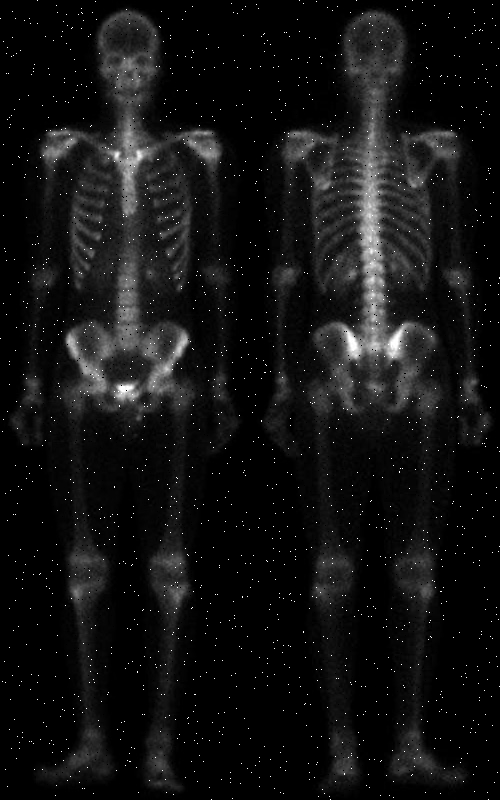
#> input picture HW2_98126079/codes/question 4/bone-scan.png, 500 x 800 px
$ python HW2_q4_Zallaghi_98126079.py
#> lines starting #> are read from the running program, lines starting #| are printed output that depends on the picture
# DIP Course - fall 2020 - HW: 2
# Student: M. J. Zallaghi    -    ID: 98126079


# Question: 4 code


# using numpy for working with arrays
import numpy as np
# using openCv module
import cv2
# using matplotlib for multiple image show in 1 fig
import matplotlib.pyplot as plt

# a)

# difining function for convolving a mask on an image
def maskConvoler(img,mask):
  # making image ready for operation
  img_copy = img.copy()
  img_convolved = np.zeros_like(img)
  # padding source image with 1 pixel in all borders
  img_copy = cv2.copyMakeBorder(img_copy, 1, 1, 1, 1, cv2.BORDER_REFLECT)
  # applying mask
  if type(mask)==np.ndarray:
    if mask.shape == (3,3):
      for i in range(img_convolved.shape[0]):
        for j in range(img_convolved.shape[1]):
          val = np.multiply(img_copy[i:i+3,j:j+3],mask).sum()
          if val>=0 and val<=255:
            img_convolved[i,j] = val
          elif val<0:
            img_convolved[i,j] = 0
          else:
            img_convolved[i,j] = 255

      return img_convolved
    else:
      return False
  elif type(mask)==str:
    if mask=='median':
      for i in range(img_convolved.shape[0]):
        for j in range(img_convolved.shape[1]):
          unsorted_array = img_copy[i:i+3,j:j+3]
          sorted_array = np.sort(unsorted_array, axis=None)
          img_convolved[i,j] = sorted_array[5]
      return img_convolved
    else:
      return False

# b)

# reading image in gray mode (it is actually gray...)
img = cv2.cvtColor(cv2.imread('bone-scan.png'), cv2.COLOR_BGR2GRAY)
#> img: shape (800, 500); min 0, max 255, mean 18.3

# image under median mask
img_med_masked = maskConvoler(img, mask='median')
#> in maskConvoler, `img_copy = cv2.copyMakeBorder(img_copy, 1, 1, 1, 1, cv2.BORDER_REFLECT)`:
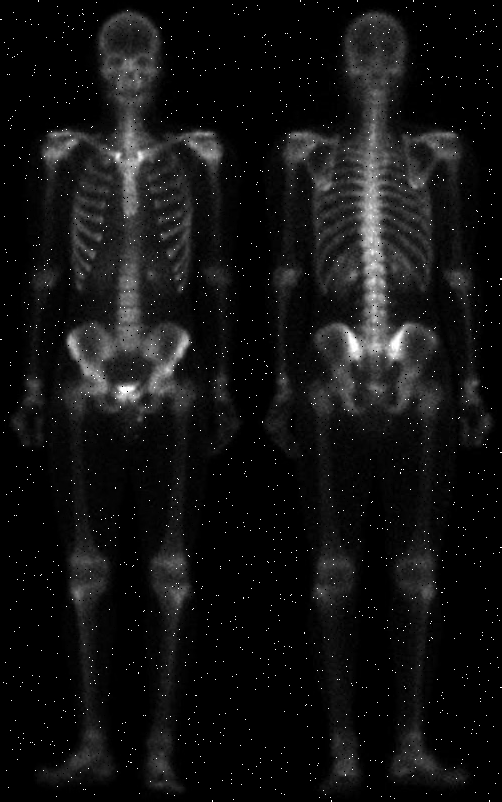
#> img_copy: shape (802, 502); min 0, max 255, mean 18.2
#> after the loop in maskConvoler, `for i in range(img_convolved.shape[0]):`:
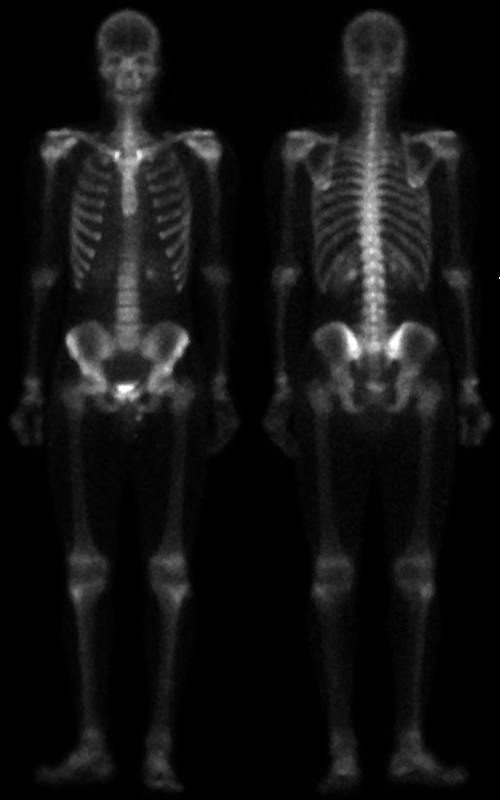
#> img_convolved: shape (800, 500); min 0, max 255, mean 17.9

# showing image and its median masked type
fig0 = plt.figure('bone image and its median masked type')
fig0.add_subplot(1,2,1)
plt.imshow(img, cmap='gray')
plt.title('bone image')
fig0.add_subplot(1,2,2)
plt.imshow(img_med_masked, cmap='gray')
plt.title('bone image under median mask')
plt.show()
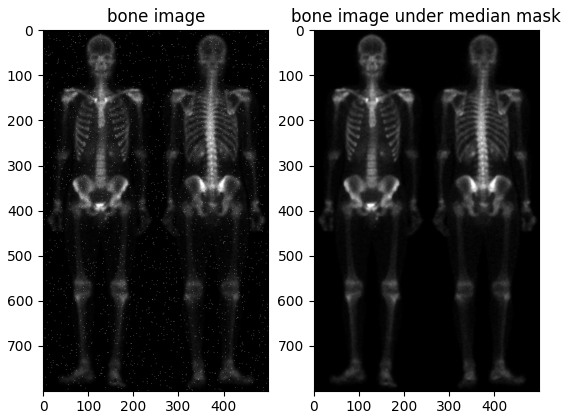
#> figure drawn by matplotlib, 2 panels

# c)

# image under simple mean mask
img_mean_masked = maskConvoler(img, mask=(1/9)*np.ones((3,3)))

# showing image mean-meidan masked type
fig0 = plt.figure('comparison of median and simple mean mask')
fig0.add_subplot(1,2,1)
plt.imshow(img_med_masked, cmap='gray')
plt.title('bone image under median mask')
fig0.add_subplot(1,2,2)
plt.imshow(img_mean_masked, cmap='gray')
plt.title('bone image under simple mean mask')
plt.show()
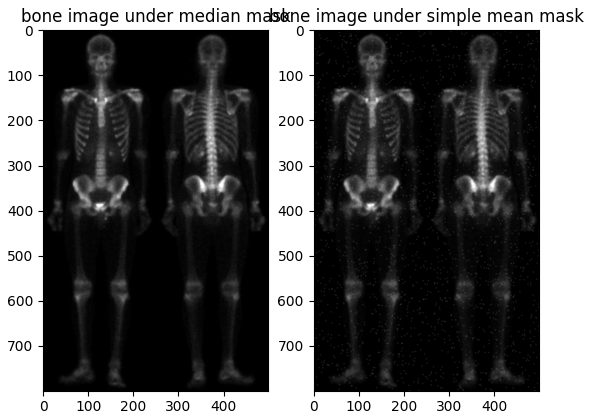
#> figure drawn by matplotlib, 2 panels

# d)

# image under simple mean mask
img_lapla_masked = maskConvoler(img, mask=np.array([[0,1,0],[1,-4,1],[0,1,0]]))
#> after the loop in maskConvoler (call 3), `for i in range(img_convolved.shape[0]):`:
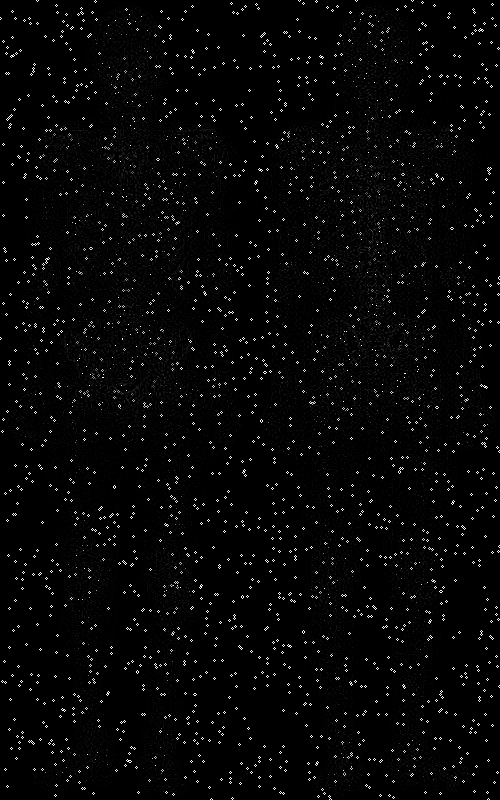
#> img_convolved: shape (800, 500); min 0, max 255, mean 6.6
img_up = img + img_lapla_masked
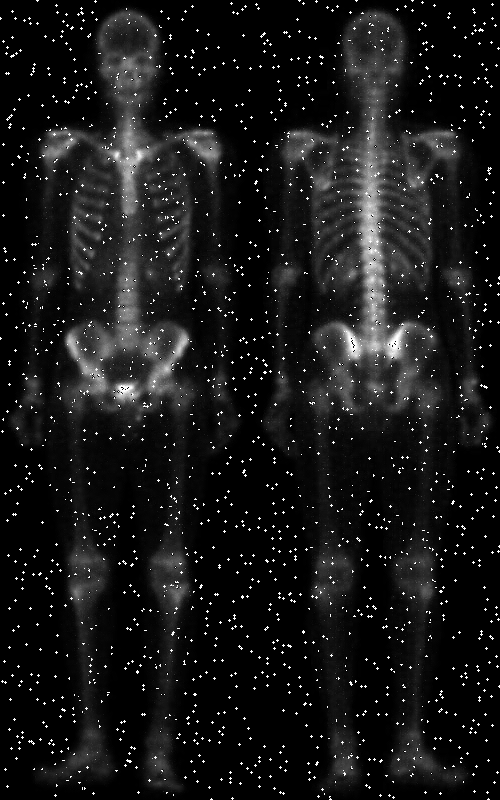
#> img_up: shape (800, 500); min 0, max 255, mean 23.6
# same laplacian using cv2 function
laplaciancv = cv2.filter2D(img, -1, kernel = np.array([[0,1,0],[1,-4,1],[0,1,0]]), borderType = cv2.BORDER_REFLECT)

# showing bone image and its laplacian masked type
fig0 = plt.figure('bone image under laplacian mask')
fig0.add_subplot(1,3,1)
plt.imshow(img, cmap='gray')
plt.title('bone image')
fig0.add_subplot(1,3,2)
plt.imshow(img_lapla_masked, cmap='gray')
plt.title('filter valuse on image')
fig0.add_subplot(1,3,3)
plt.imshow(img_up, cmap='gray')
plt.title('bone image under laplacian mask')
plt.show()

print('Checking defined function for convolving laplacian masks:\n')
print(np.all(laplaciancv==img_lapla_masked))
#| True


# e)
from matplotlib.widgets import Slider, Button, RadioButtons

fig, ax = plt.subplots()
plt.subplots_adjust(left=0.25, bottom=0.25)
c0 = 0
src0 = img + c0 * img_lapla_masked

l = plt.imshow(src0, cmap = 'gray')
ax.set_title('image + c * laplacian')


# this is an inset axes over the main axes
right_inset_ax = fig.add_axes([0.1, 0.4, .25, .25], facecolor='b')
right_inset_ax.hist(src0, range=[0,255],log=True)
right_inset_ax.set(title='Histogram')


ax.margins(x=1)
axcolor = 'lightgoldenrodyellow'
axc = plt.axes([0.25, 0.1, 0.65, 0.03], facecolor=axcolor)
sc = Slider(axc, 'C', -20.0, 20.0, valinit=c0, valstep=0.5)

def update(val):
    c = sc.val
    src = img + c * img_lapla_masked
    src[src>255] = 255
    src[src<0] = 0
    l.set_data(src)
    fig.canvas.draw_idle()
    right_inset_ax.cla()
    right_inset_ax.hist(src, range=[0,255],log=True)
    plt.draw()


sc.on_changed(update)

plt.show()
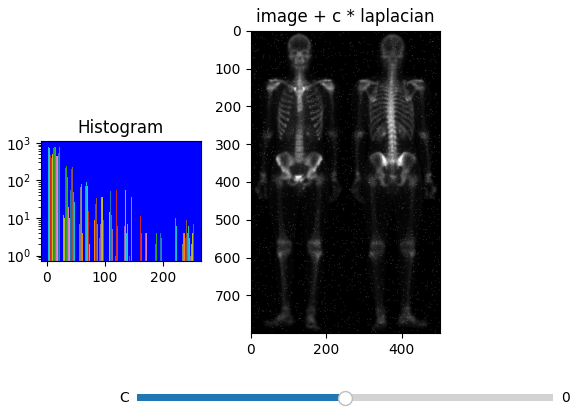
#> figure drawn by matplotlib, 3 panels; panel 2: tallest bar 798 high, from x = 2.55 to 2.59; panel 2: tallest bar 800 high, from x = 2.59 to 2.63; panel 2: tallest bar 798 high, from x = 2.63 to 2.67
